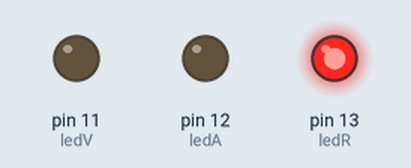
The program below on a simulated Arduino Uno, built with avr-gcc and run on an emulated ATmega328P. On the bench: output pins drawn as LEDs (lit = HIGH).

Above: at 5.0 s.
At 16.0 s:
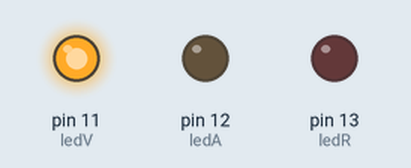
At 21.0 s:
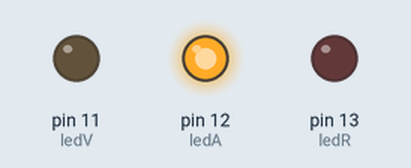
Timing chart, 0 to 28.6 s (numbered marks = the images above):
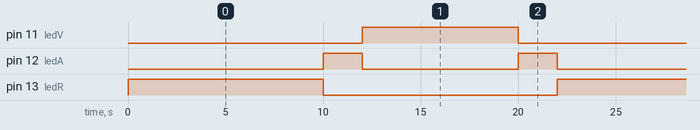

The program:

main.cpp
```cpp
#include <Arduino.h>

int ledR=13;
int ledA=12;
int ledV=11;
void Frojo();
void Famarillo();
void Fverde();

void setup() {
  pinMode(ledR,OUTPUT);
  pinMode(ledA,OUTPUT);
  pinMode(ledV,OUTPUT);
}

void loop() {
   Frojo();
   Famarillo();
   Fverde();
   Famarillo();

}
void Frojo(){
  digitalWrite(ledR,HIGH);
   digitalWrite(ledA,LOW);
   digitalWrite(ledV,LOW);
   delay(10000);
}
void Famarillo(){
   digitalWrite(ledR,LOW);
   digitalWrite(ledA,HIGH);
   digitalWrite(ledV,LOW);
   delay(2000);
}
void Fverde(){
   digitalWrite(ledR,LOW);
   digitalWrite(ledA,LOW);
   digitalWrite(ledV,HIGH);
   delay(8000);
}
```

Measured:
- by itself, pin 11 (ledV): alternates HIGH for 8.0 s and LOW for 14.0 s
- by itself, pin 12 (ledA): repeats every 22.0 s: LOW 8.0 s, HIGH 2.0 s, LOW 10.0 s, HIGH 2.0 s
- by itself, pin 13 (ledR): alternates HIGH for 10.0 s and LOW for 12.0 s
